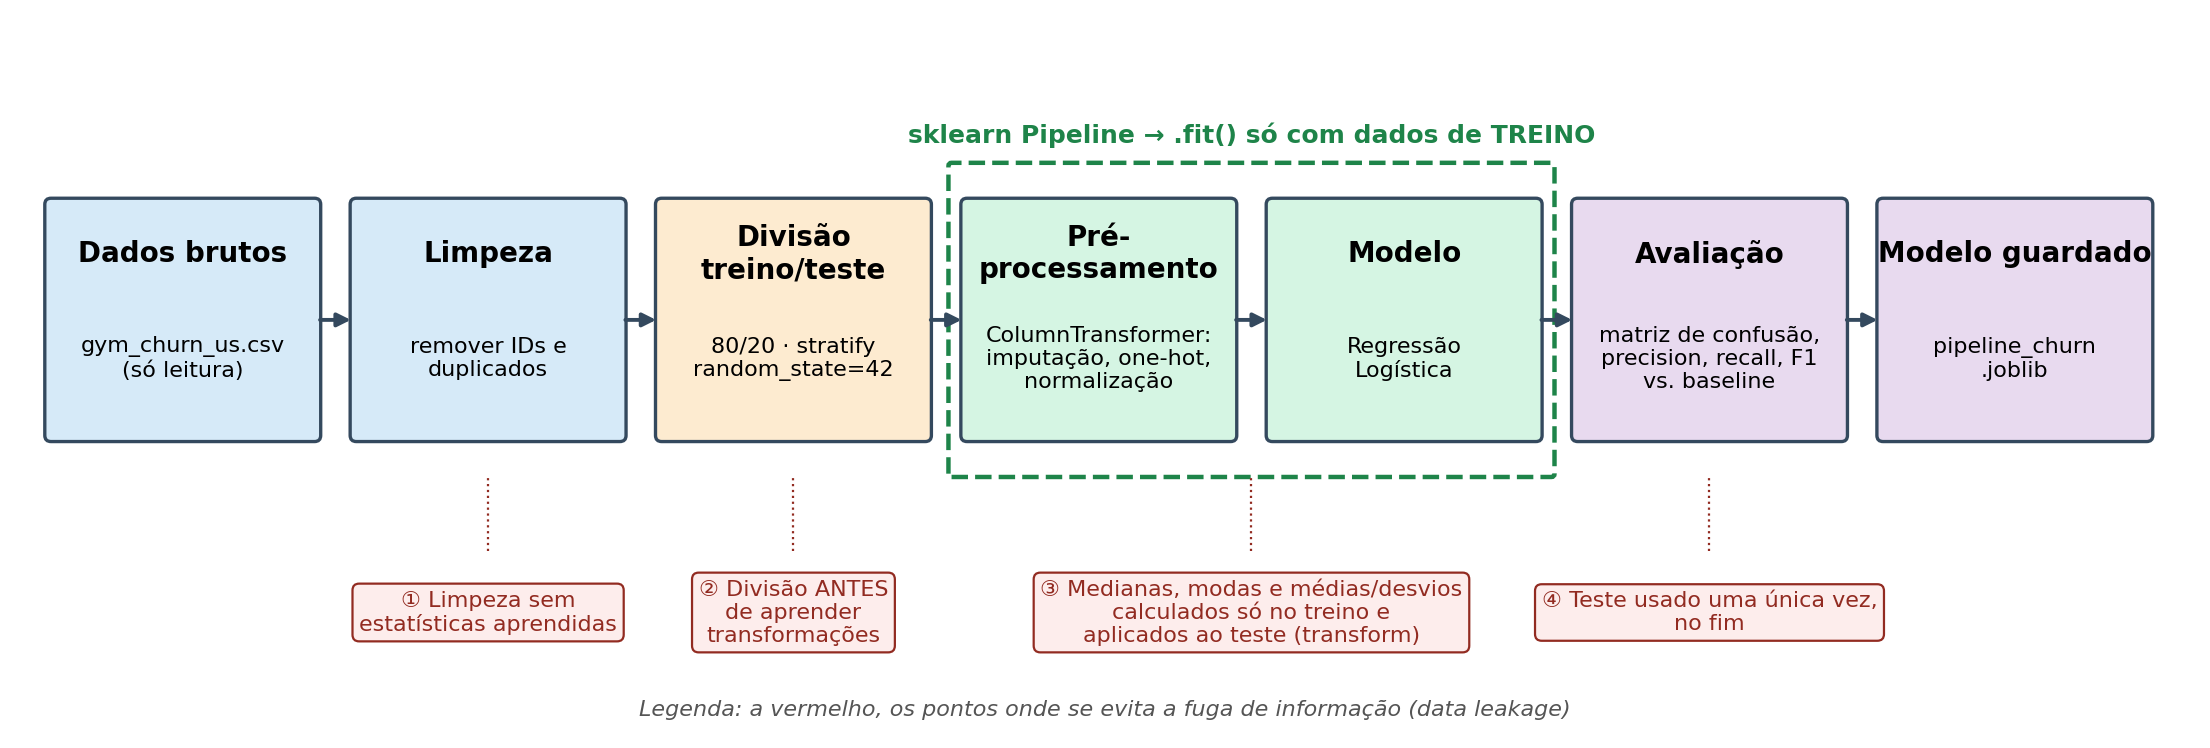

Python code for this plot:
"""Gera docs/diagrama_pipeline.png — fluxo do pipeline com os pontos de controlo de fuga de informação."""

from pathlib import Path

import matplotlib

matplotlib.use("Agg")
import matplotlib.pyplot as plt
from matplotlib.patches import FancyBboxPatch

OUT = Path(__file__).resolve().parent / "diagrama_pipeline.png"

steps = [
    ("Dados brutos", "gym_churn_us.csv\n(só leitura)", "#d6eaf8"),
    ("Limpeza", "remover IDs e\nduplicados", "#d6eaf8"),
    ("Divisão\ntreino/teste", "80/20 · stratify\nrandom_state=42", "#fdebd0"),
    ("Pré-\nprocessamento", "ColumnTransformer:\nimputação, one-hot,\nnormalização", "#d5f5e3"),
    ("Modelo", "Regressão\nLogística", "#d5f5e3"),
    ("Avaliação", "matriz de confusão,\nprecision, recall, F1\nvs. baseline", "#e8daef"),
    ("Modelo guardado", "pipeline_churn\n.joblib", "#e8daef"),
]

fig, ax = plt.subplots(figsize=(14, 4.6))
ax.set_xlim(0, 14)
ax.set_ylim(0, 4.6)
ax.axis("off")

w, h, gap, y = 1.7, 1.5, 0.27, 1.9
xs = [0.2 + i * (w + gap) for i in range(len(steps))]
for x, (title, sub, color) in zip(xs, steps):
    ax.add_patch(FancyBboxPatch((x, y), w, h, boxstyle="round,pad=0.04", fc=color, ec="#34495e", lw=1.2))
    ax.text(x + w / 2, y + h - 0.32, title, ha="center", va="center", fontsize=10, weight="bold")
    ax.text(x + w / 2, y + 0.5, sub, ha="center", va="center", fontsize=8)
for x in xs[:-1]:
    ax.annotate("", xy=(x + w + gap, y + h / 2), xytext=(x + w, y + h / 2),
                arrowprops=dict(arrowstyle="-|>", color="#34495e", lw=1.4))

# Zona "Pipeline do scikit-learn" (fit só no treino)
px0, px1 = xs[3] - 0.1, xs[4] + w + 0.1
ax.add_patch(FancyBboxPatch((px0, y - 0.25), px1 - px0, h + 0.5, boxstyle="round,pad=0.02",
                            fc="none", ec="#1e8449", lw=1.6, ls="--"))
ax.text((px0 + px1) / 2, y + h + 0.4, "sklearn Pipeline → .fit() só com dados de TREINO",
        ha="center", fontsize=9, color="#1e8449", weight="bold")

# Notas de fuga de informação
notes = [
    (xs[1] + w / 2, "① Limpeza sem\nestatísticas aprendidas"),
    (xs[2] + w / 2, "② Divisão ANTES\nde aprender\ntransformações"),
    ((xs[3] + xs[4] + w) / 2, "③ Medianas, modas e médias/desvios\ncalculados só no treino e\naplicados ao teste (transform)"),
    (xs[5] + w / 2, "④ Teste usado uma única vez,\nno fim"),
]
for x, txt in notes:
    ax.text(x, 0.75, txt, ha="center", va="center", fontsize=8, color="#922b21",
            bbox=dict(boxstyle="round,pad=0.3", fc="#fdedec", ec="#922b21", lw=0.8))
    ax.plot([x, x], [1.15, y - 0.27], color="#922b21", lw=0.8, ls=":")

ax.text(7, 0.08, "Legenda: a vermelho, os pontos onde se evita a fuga de informação (data leakage)",
        ha="center", fontsize=8, style="italic", color="#555")

fig.savefig(OUT, dpi=200, bbox_inches="tight")
print(f"Diagrama guardado em {OUT}")
